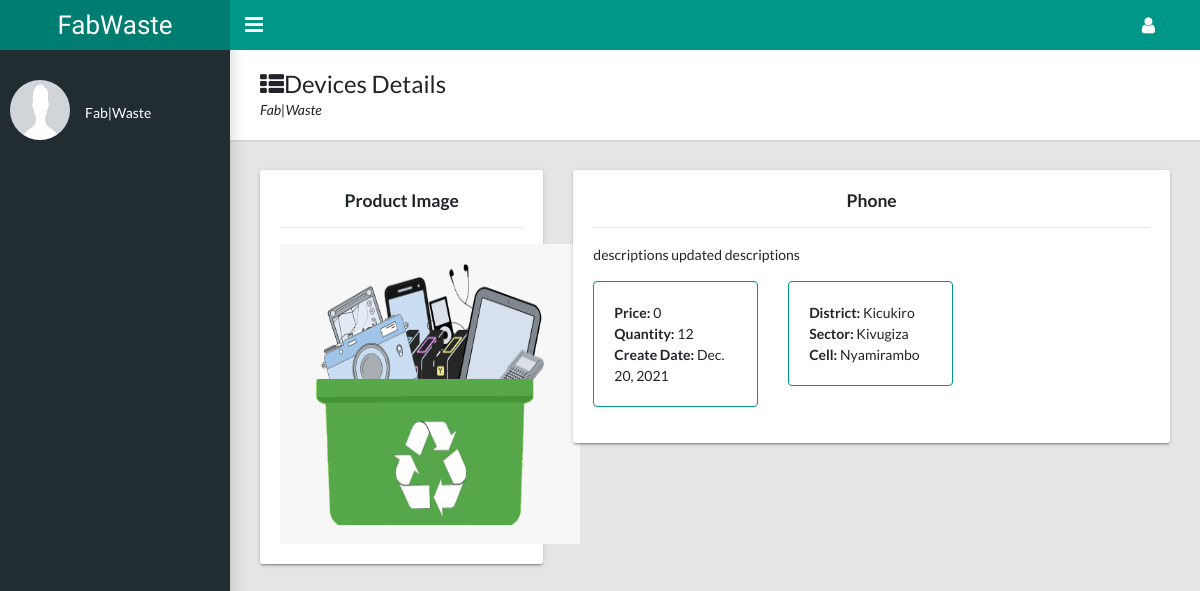
The app's page /product/manufacture-device-details/1/, older data.
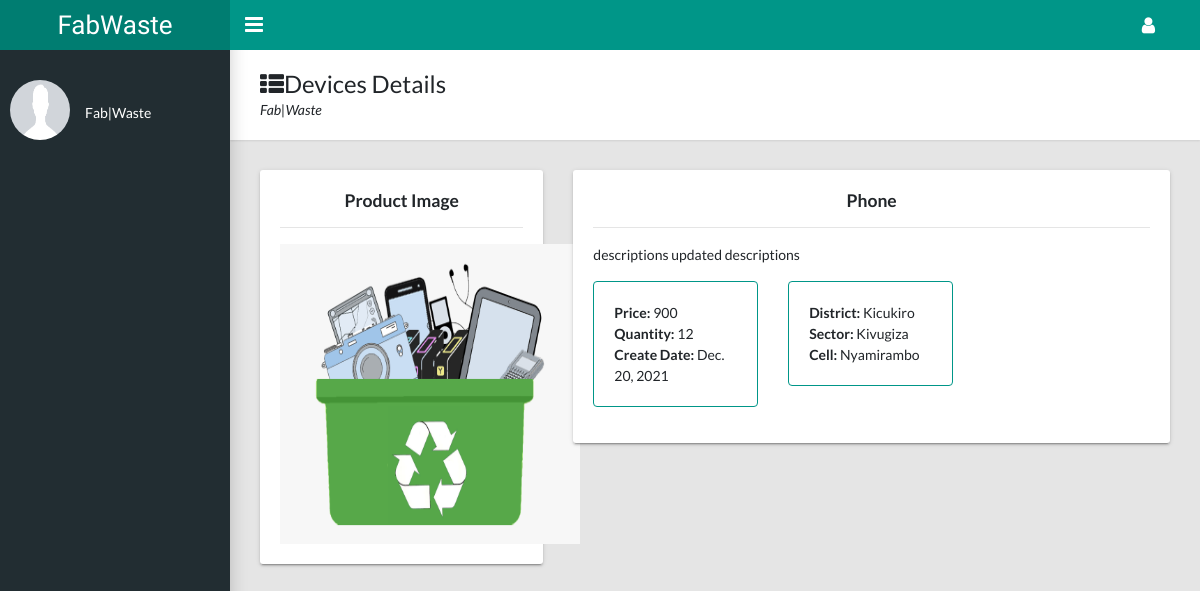
The same page, newer data.
### products/models.py (models this page shows, shortened)
class Product(models.Model):
    AVAILABILITY = (
        ('Available', 'Available'),
        ('UnAvailable', 'UnAvailable'),
    )
    STATUS = (
        ('Collected', 'Collected'),
        ('Pending', 'Pending'), ('Denied', 'Denied'),
    )
    user = models.ForeignKey(UsersAccount, on_delete=models.DO_NOTHING)
    category = models.ForeignKey(Category, on_delete=models.DO_NOTHING)
    product_name = models.CharField(max_length=100)
    product_image = models.ImageField(upload_to='media')
    description = models.TextField()
    created_date = models.DateField(auto_now_add=True)
    collected_date = models.DateField()
    quantity = models.IntegerField()
    status = models.CharField(max_length=10, choices=STATUS, default='Pending')
    availability = models.CharField(max_length=20, choices=AVAILABILITY, default='Available')
    payed = models.BooleanField(default=False)
    desired_price = models.DecimalField(max_digits=10, decimal_places=0, default=0)
    buying_price = models.DecimalField(max_digits=10, decimal_places=0, default=0)
    selling_price = models.DecimalField(max_digits=10, decimal_places=0, default=0)
    district = models.ForeignKey(District, on_delete=models.DO_NOTHING)
    sector = models.CharField(max_length=100)
    cell = models.CharField(max_length=100)
    village = models.CharField(max_length=100)
    road_number = models.CharField(max_length=100)
    house_number = models.CharField(max_length=100)

### userauth/models.py (models this page shows)
class District(models.Model):
    name = models.CharField(max_length=100)
    def __str__(self):
        return f'{self.name}'

### products/views.py (the view)
# urls.py: path('manufacture-device-details/<int:pk>/', manufacture_device_details, name='manufacture_device_details'),
def manufacture_device_details(request, pk):
    details = Product.objects.get(pk=pk)
    context = {'details': details}
    return render(request, 'dashboard/manufacture_product_details.html', context)

### templates/dashboard/manufacture_product_details.html
{% extends 'dashboard/dashboard.html' %}
{% load static %}
{% block dashboard_content %}
    <main class="app-content">
      <div class="app-title">
        <div>
          <h1><i class="fa fa-th-list"></i>Devices Details</h1>
          <p>Fab|Waste</p>
        </div>
      </div>
    <div class="row">
        <div class="col-sm-4">
            <div class="tile">
                <h5 class="text-center">Product Image</h5>
                <hr>
                <div class="text-center">
                    <img src="{{ details.product_image.url }}" alt="" width="300" height="300">
                </div>
            </div>
        </div>
        <div class="col-sm-8">
            <div class="tile">
                <h5 class="text-center">{{ details.product_name }}</h5>
                <hr>
                <p>{{ details.description }}</p>
                <div class="row" style="width: 70%">
                    <div class="col-sm-6">
                        <div class="card mb-3 border-primary">
                            <div class="card-body">
                                <b>Price: </b>{{ details.selling_price }}<br>
                                <b>Quantity: </b>{{ details.quantity }}<br>
                                <b>Create Date: </b>{{ details.created_date }}
                            </div>
                        </div>
                    </div>
                    <div class="col-sm-6">
                        <div class="card mb-3 border-primary">
                            <div class="card-body">
                                <b>District: </b>{{ details.district }}<br>
                                <b>Sector: </b>{{ details.sector }}<br>
                                <b>Cell: </b>{{ details.cell }}<br>
                            </div>
                        </div>
                    </div>
                </div>
            </div>
        </div>
    </div>
    </main>
{% endblock %}

Row changes from the older to the newer data that the page shows:
changed Product "Phone": selling_price "0" → "900"
